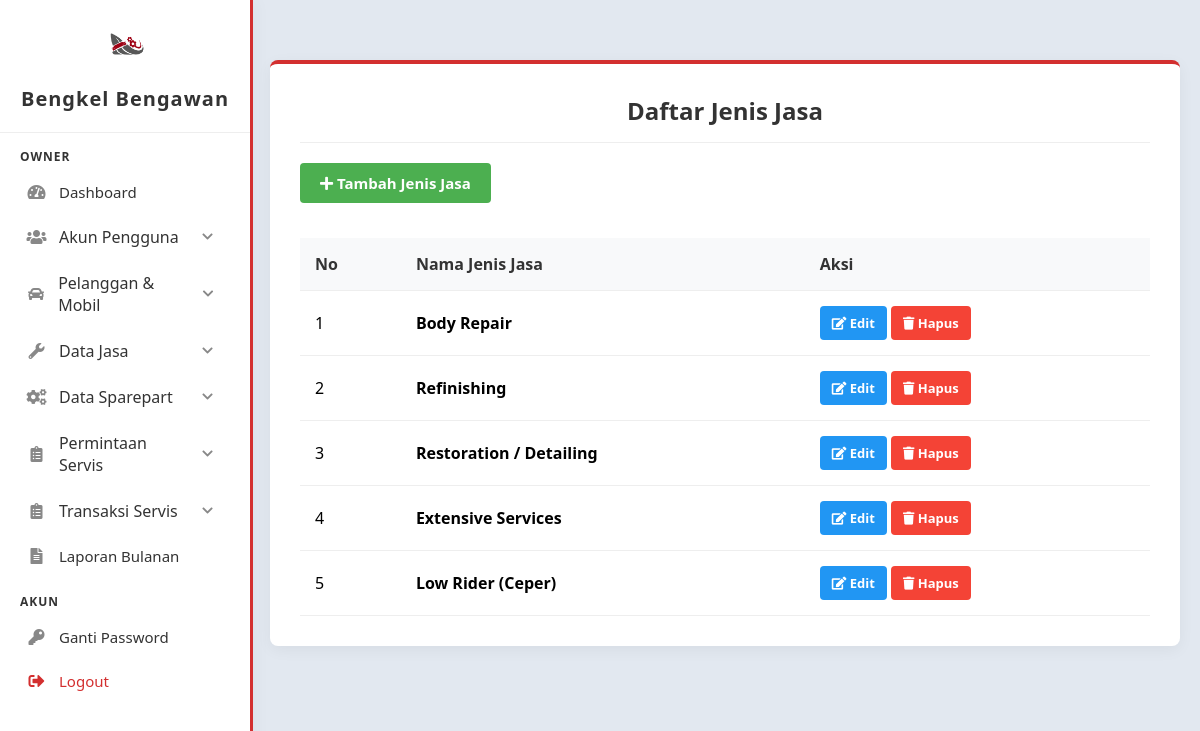
Page /owner/jasa/listjenis.php (signed in) on the committed database.
### tables this page shows
CREATE TABLE `jenis_jasa` (
  `id_jenis_jasa` int(11) NOT NULL,
  `nama_jenis_jasa` varchar(50) NOT NULL
);

### owner/jasa/listjenis.php (the view, shortened to what this page needs)
<?php
include '../../config/config.php';
$query = "SELECT * FROM jenis_jasa ORDER BY id_jenis_jasa ASC";
$result = mysqli_query($conn, $query);
?>
<!DOCTYPE html>
<html lang="en">
<head>
    <link href="https://cdnjs.cloudflare.com/ajax/libs/font-awesome/5.15.3/css/all.min.css" rel="stylesheet">
    <link href="../../assets/css/dashboard.css" rel="stylesheet">
    <link rel="stylesheet" href="../../assets/css/list.css">
</head>
<body>
    <?php include '../../includes/sidebar.php'; ?>
    <div class="content">
        <div class="table-container">
            <h2 style="margin-top: 0; color: #333; border-bottom: 1px solid #eee;
            padding-bottom: 15px; margin-bottom: 20px;"> Daftar Jenis Jasa</h2>
             <div style="text-align: left;">
                <a href="addjenis.php" class="btn btn-add"><i class="fas fa-plus"></i> Tambah Jenis Jasa</a>
             </div>
             <table>
                <thead>
                    <tr>
                        <th>No</th>
                        <th>Nama Jenis Jasa</th>
                        <th>Aksi</th>
                    </tr>
                </thead>
                <tbody>
                    <?php
                        $no = 1;
                        if($result && mysqli_num_rows($result) > 0) {
                            while($row = mysqli_fetch_assoc($result)):
                    ?>
                    <tr>
                        <td><?php echo $no++; ?></td>
                        <td><strong><?php echo htmlspecialchars($row['nama_jenis_jasa']); ?></strong></td>
                        <td>
                            <a href="editjenis.php?id=<?php echo $row['id_jenis_jasa']; ?>" class="btn btn-edit"><i class="fas fa-edit"></i> Edit</a>
                            <a href="deletejenis.php?id=<?php echo $row['id_jenis_jasa']; ?>" class="btn btn-delete"><i class="fas fa-trash"></i> Hapus</a>
                        </td>
                    </tr>
                    <?php endwhile;
                    } else {
                        echo "<tr><td colspan='6' style='text-align: center; padding :20px;'>Belum ada jenis jasa</td></tr>";
                    }
                    ?>
                </tbody>
             </table>
        </div>
    </div>
</body>
</html>

### assets/css/dashboard.css (style rules this page uses)
body { font-family: 'Segoe UI', Tahoma, Geneva, Verdana, sans-serif; background-color: #e2e8f0; margin: 0; }
.content { padding: 40px 20px; text-align: center; }

### assets/css/list.css (style rules this page uses)
.table-container { background: white; padding: 30px; border-radius: 8px; box-shadow: 0 4px 15px rgba(0,0,0,0.05); margin: 20px auto; max-width: 900px; border-top: 4px solid #d32f2f; }
table { width: 100%; border-collapse: collapse; margin-top: 15px; }
th, td { padding: 15px; text-align: left; border-bottom: 1px solid #eee; }
th { background-color: #f8f9fa; color: #333; font-weight: 600; }
.btn { padding: 8px 12px; text-decoration: none; border-radius: 4px; font-size: 13px; color: white; display: inline-block; font-weight: bold; transition: background-color 0.3s; }
.btn-add { background-color: #4CAF50; margin-bottom: 20px; font-size: 15px; padding: 10px 20px; }
.btn-edit { background-color: #2196F3; }
.btn-delete { background-color: #f44336; }

### assets/css/sidebar.css (style rules this page uses)
body { padding-left: 250px; margin: 0; }

### rows in the picture
jenis_jasa: nama_jenis_jasa "Body Repair"
jenis_jasa: nama_jenis_jasa "Refinishing"
jenis_jasa: nama_jenis_jasa "Restoration / Detailing"
jenis_jasa: nama_jenis_jasa "Extensive Services"
jenis_jasa: nama_jenis_jasa "Low Rider (Ceper)"
